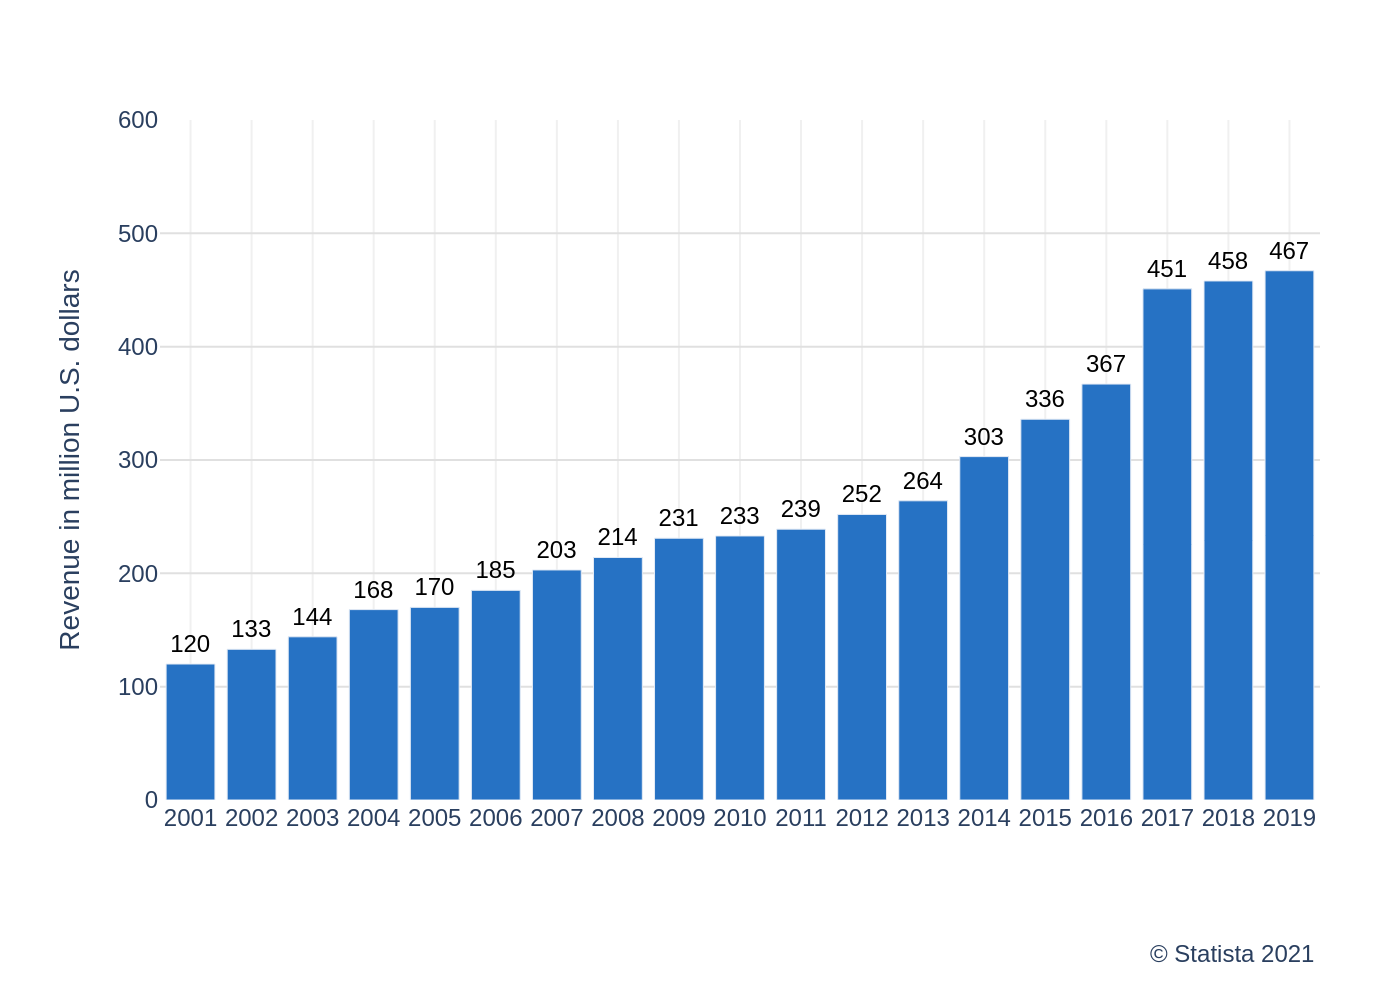

Reproduce this figure in Python.
import sys
import json
import plotly.graph_objects as go
from pathlib import Path

# Check if the JSON file path is provided as a command-line argument
if len(sys.argv) != 2:
    print("Usage: python generate_chart.py <path_to_json_file>")
    sys.exit(1)

json_file_path = sys.argv[1]

# Read data from the JSON file
try:
    with open(json_file_path, 'r', encoding='utf-8') as f:
        chart_info = json.load(f)
except FileNotFoundError:
    print(f"Error: The file '{json_file_path}' was not found.")
    sys.exit(1)
except json.JSONDecodeError:
    print(f"Error: The file '{json_file_path}' is not a valid JSON file.")
    sys.exit(1)

# Extract data and text from the JSON object
chart_data = chart_info.get('chart_data', [])
texts = chart_info.get('texts', {})
colors = chart_info.get('colors', [])

# Prepare data for Plotly
categories = [item['category'] for item in chart_data]
values = [item['value'] for item in chart_data]

# Create the figure
fig = go.Figure()

# Add the bar trace
fig.add_trace(go.Bar(
    x=categories,
    y=values,
    marker_color=colors[0] if colors else None,
    text=values,
    textposition='outside',
    cliponaxis=False,
    textfont=dict(
        family="Arial",
        size=12,
        color="black"
    )
))

# Build title string
title_text = ""
if texts.get("title"):
    title_text += f"<b>{texts['title']}</b>"
if texts.get("subtitle"):
    if title_text:
        title_text += "<br>"
    title_text += f"<sub>{texts['subtitle']}</sub>"

# Update layout
fig.update_layout(
    font=dict(family="Arial"),
    title=dict(
        text=title_text if title_text else None,
        x=0.05,
        xanchor='left'
    ),
    xaxis_title=texts.get('x_axis_title'),
    yaxis_title=texts.get('y_axis_title'),
    yaxis=dict(
        range=[0, 600],
        gridcolor='#e0e0e0'
    ),
    xaxis=dict(
        showgrid=True,
        gridcolor='#f0f0f0',
        type='category' # Ensures years are treated as discrete categories
    ),
    plot_bgcolor='white',
    showlegend=False,
    margin=dict(l=80, r=40, t=60, b=100),
    annotations=[
        dict(
            showarrow=False,
            text=texts.get('source', ''),
            xref="paper",
            yref="paper",
            x=1,
            y=-0.20,
            xanchor='right',
            yanchor='top',
            font=dict(size=12)
        )
    ]
)

# Determine the output filename from the input JSON path
base_filename = Path(json_file_path).stem
output_filename = f"{base_filename}.png"

# Save the figure as a PNG image
fig.write_image(output_filename, scale=2)

print(f"Chart saved as {output_filename}")
